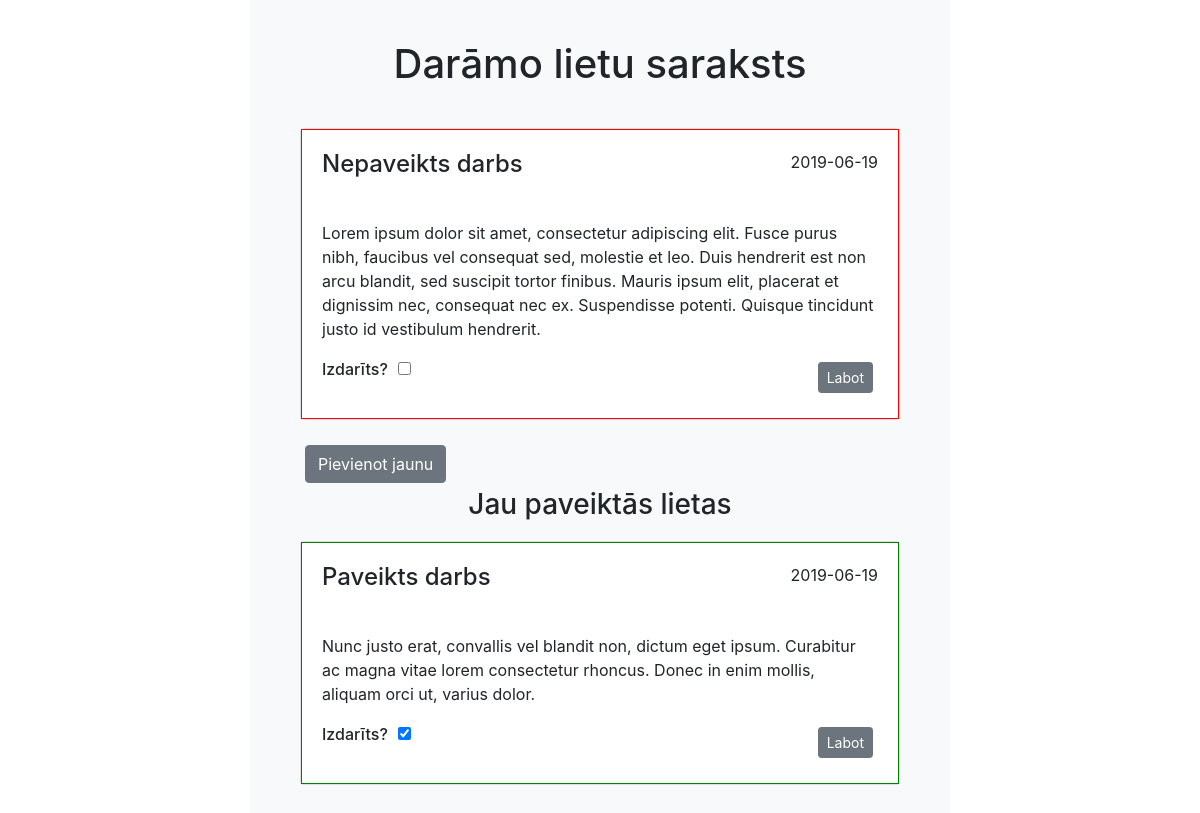
The page / on the database its author committed.
### tables this page shows
CREATE TABLE `things_to_do` (
  `id` int(11) NOT NULL,
  `title` varchar(32) NOT NULL,
  `description` varchar(3000) DEFAULT NULL,
  `created` date NOT NULL,
  `checkbox` int(11) NOT NULL DEFAULT '0'
);

### todolist_class.php (called while the page is built, shortened)
<?php
class todo
{
	private $db;
	function __construct($mysqli)
	{
		$this->db = $mysqli;
	}
	public function all()
	{
		$stmt = $this->db->query("SELECT * FROM things_to_do ORDER BY id");
		$stmt_for_done = $this->db->query("SELECT * FROM things_to_do WHERE checkbox = 1");
		$done = $stmt_for_done->num_rows;
	}
}
?>

### index.php (the view, shortened to what this page needs)
<?php
include('config.php');
?>
<!DOCTYPE html>
<html>
<head>
	<link rel="stylesheet" href="https://maxcdn.bootstrapcdn.com/bootstrap/4.3.1/css/bootstrap.min.css">
	<link rel="stylesheet" type="text/css" href="main.css">
</head>
<body>
	<div class="container bg-light align-content-center" id="content">
		<h1 class="text-center">Darāmo lietu saraksts</h1>
		<?php
		$toDo->all();
		if ($stmt->num_rows > 0)
			{
				 while ($row = $stmt->fetch_object())
				{
					if ($row->checkbox == 0)
					{ ?>
					<div class="card">
						<div class="card-body" id="not_done">
							<p class="float-right"><?php echo $row->created ?></p>
							<h4 class="card-title"><?php echo $row->title ?></h4>
							<p class="card-text"><?php echo $row->description ?></p>
							<h6>Izdarīts?</h6><input type="checkbox" class="check" id="<?php echo $row->id ?>" value="<?php if($row->checkbox == 0) { echo 0; } else { echo 1; } ?>" name="checkbox" <?php if($row->checkbox == 1) {echo "checked=checked";} ?>>
							<a href="form.php?id=<?php echo $row->id ?>" class="btn btn-secondary btn-sm float-right">Labot</a>
						</div>
					</div>
				<?php }
				}
			} ?>
		<a href="form.php" class="btn btn-secondary">Pievienot jaunu</a>
		<?php if ($done > 0) { echo "<h3 class='text-center'>Jau paveiktās lietas</h3>"; }
		$toDo->all();
		if ($stmt->num_rows > 0)
			{
				 while ($row = $stmt->fetch_object())
				{
					if ($row->checkbox == 1){ ?>
					<div class="card">
						<div class="card-body" id="done">
							<p class="float-right"><?php echo $row->created ?></p>
							<h4 class="card-title"><?php echo $row->title ?></h4>
							<p class="card-text"><?php echo $row->description ?></p>
							<h6>Izdarīts?</h6><input type="checkbox" class="check" id="<?php echo $row->id ?>" value="<?php if($row->checkbox == 0) { echo 0; } else { echo 1; } ?>" name="checkbox" <?php if($row->checkbox == 1) {echo "checked=checked";} ?>>
							<a href="form.php?id=<?php echo $row->id ?>" class="btn btn-secondary btn-sm float-right">Labot</a>
						</div>
					</div>
				<?php }
				}
			} ?>
	</div>
</body>
</html>

### main.css (style rules this page uses)
h1 { padding: 20px; }
h4 { padding-bottom: 30px; }
h6 { display: inline; padding-right: 10px; }
a.btn.btn-secondary { margin: 5px; }
.card { margin-top: 20px; margin-bottom: 20px; }
.container { width: 700px; padding: 20px 50px 20px 50px; }
#done { border: green solid 1px; }
#not_done { border: red solid 1px; }

### rows shown on the page
things_to_do: created "2019-06-19", title "Nepaveikts darbs", description "Lorem ipsum dolor sit amet, consectetur adipiscing elit. Fusce purus nibh, faucibus vel consequat sed, molestie et leo. Duis hendrerit est non arcu blandit, sed suscipit tortor finibus. Mauris ipsum elit, placerat et dignissim nec, consequat nec ex. Suspendisse potenti. Quisque tincidunt justo id vestibulum hendrerit."
things_to_do: created "2019-06-19", title "Paveikts darbs", description "Nunc justo erat, convallis vel blandit non, dictum eget ipsum. Curabitur ac magna vitae lorem consectetur rhoncus. Donec in enim mollis, aliquam orci ut, varius dolor.", checkbox "☑"
